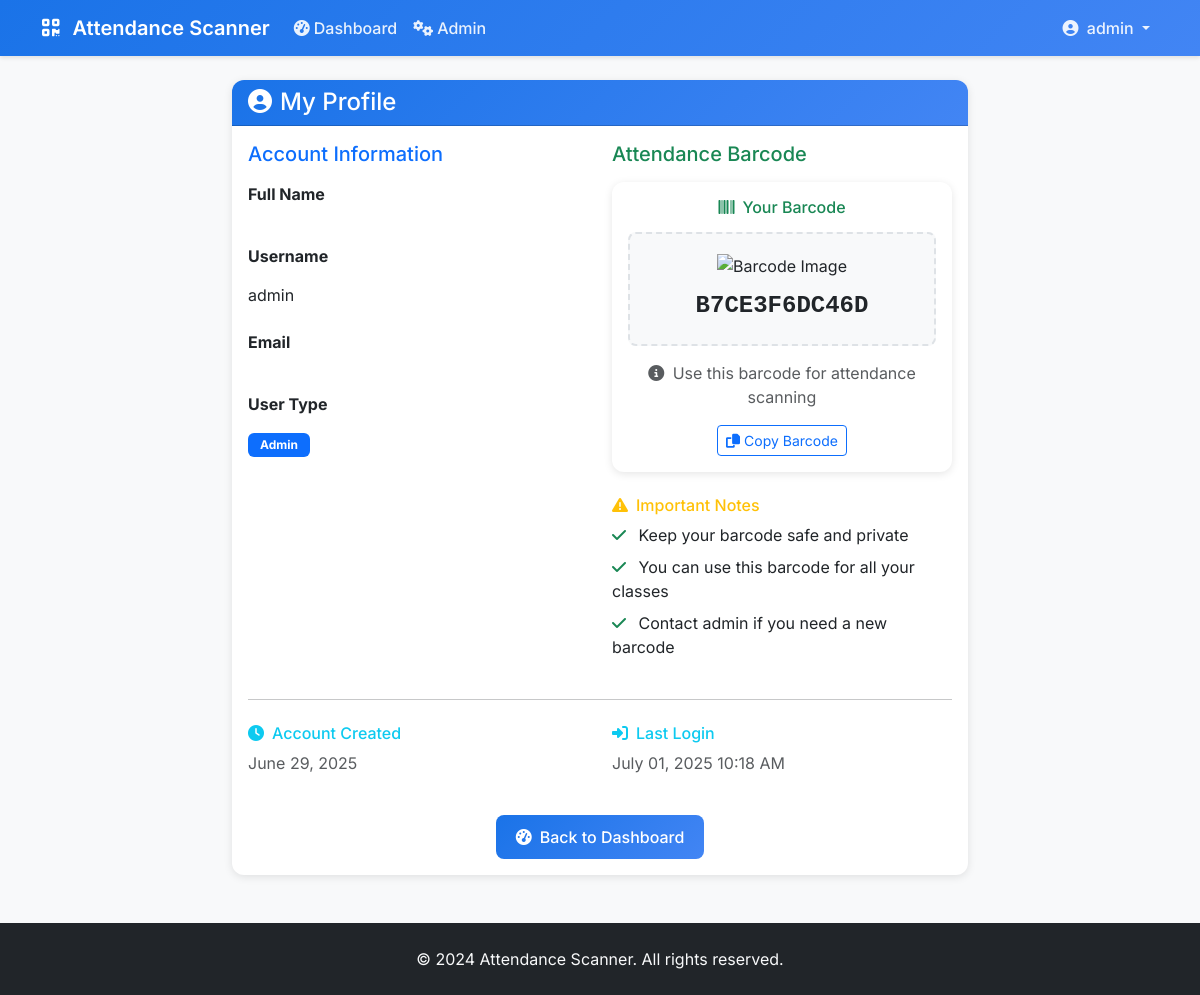
The app's page /profile/ (signed in), older data.
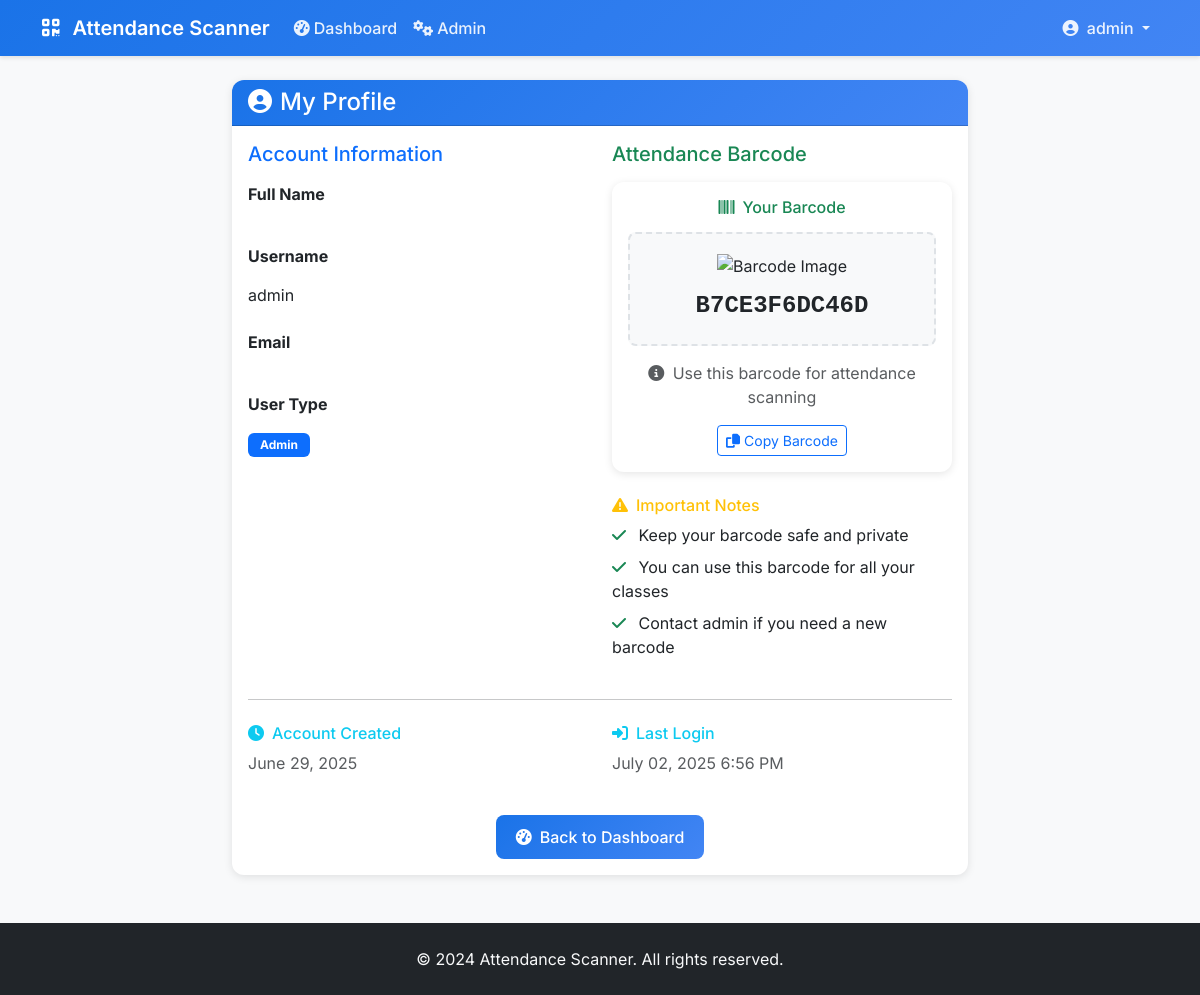
The same page, newer data.
### scanner/models.py (models this page shows, shortened)
class User(AbstractUser):
    USER_TYPES = (
        ('student', 'Student'),
        ('professor', 'Professor'),
        ('admin', 'Admin'),
    )
    user_type = models.CharField(max_length=10, choices=USER_TYPES, default='student')
    student_id = models.CharField(max_length=20, blank=True, null=True, unique=True)
    barcode = models.CharField(max_length=50, blank=True, null=True, unique=True)
    phone = models.CharField(max_length=15, blank=True, null=True)

### scanner/views.py (the view)
# urls.py: path('profile/', views.user_profile, name='user_profile'),
@login_required
def user_profile(request):
    return render(request, 'scanner/user_profile.html', {'user': request.user})

### scanner/templates/scanner/user_profile.html (shortened to what the changed rows need)
{% extends 'scanner/base.html' %}  {% block content %}
<div class="row justify-content-center">
  <div class="col-lg-8">
    <div class="card">
      <div class="card-body">
        <div class="row">
          <div class="col-md-6">
            <div class="mb-3">
              <label class="form-label fw-bold">Username</label>
              <p class="form-control-plaintext">{{ user.username }}</p>
            </div>
            <div class="mb-3">
              <p class="form-control-plaintext">
                <span class="badge bg-primary"
                  >{{ user.get_user_type_display }}</span
                >
              </p>
            </div>
          </div>
          <div class="col-md-6">
            <div class="text-center">
              <div class="card border-success">
                <div class="card-body">
                  <div class="barcode-display text-center">
                    <img
                      src="{% url 'barcode_image' %}"
                      alt="Barcode Image"
                      style="max-width: 100%; height: 80px; margin-bottom: 10px"
                    />
                    <br />
                    <code class="fs-4 fw-bold text-dark"
                      >{{ user.barcode }}</code
                    >
                  </div>
                </div>
              </div>
            </div>
          </div>
        </div>
        <div class="row">
          <div class="col-md-6">
            <h6 class="text-info">
              <i class="fas fa-clock me-2"></i>Account Created
            </h6>
            <p class="text-muted">{{ user.date_joined|date:"F d, Y" }}</p>
          </div>
          <div class="col-md-6">
            <h6 class="text-info">
              <i class="fas fa-sign-in-alt me-2"></i>Last Login
            </h6>
            <p class="text-muted">
              {{ user.last_login|date:"F d, Y g:i A"|default:"Never" }}
            </p>
          </div>
        </div>
      </div>
    </div>
  </div>
</div>
{% endblock %}

### scanner/templates/scanner/base.html (shortened to what this page needs)
<!DOCTYPE html>
<html lang="en">
  <head>
    <link
      href="https://cdn.jsdelivr.net/npm/bootstrap@5.3.0/dist/css/bootstrap.min.css"
      rel="stylesheet"
    />
    <link
      href="https://cdnjs.cloudflare.com/ajax/libs/font-awesome/6.4.0/css/all.min.css"
      rel="stylesheet"
    />
    {% load static %}
    <link href="{% static 'css/custom.css' %}" rel="stylesheet" />
  </head>
  <body>
    <nav class="navbar navbar-expand-lg navbar-dark">
      <div class="container">
        <a class="navbar-brand" href="{% url 'home' %}">
          <i class="fas fa-qrcode me-2"></i>
          Attendance Scanner
        </a>
        <div class="collapse navbar-collapse" id="navbarNav">
          <ul class="navbar-nav me-auto">
            {% if user.is_authenticated %}
            <li class="nav-item">
              <a class="nav-link" href="{% url 'dashboard' %}">
                <i class="fas fa-tachometer-alt me-1"></i>Dashboard
              </a>
            </li>
            {% if user.user_type == 'professor' %}
            <li class="nav-item">
              <a class="nav-link" href="{% url 'schedule_management' %}">
                <i class="fas fa-calendar-alt me-1"></i>Schedules
              </a>
            </li>
            {% elif user.user_type == 'admin' %}
            <li class="nav-item">
              <a class="nav-link" href="{% url 'admin_dashboard' %}">
                <i class="fas fa-cogs me-1"></i>Admin
              </a>
            </li>
            {% endif %} {% endif %}
          </ul>
          <ul class="navbar-nav">
            {% if user.is_authenticated %}
            <li class="nav-item dropdown">
              <a
                class="nav-link dropdown-toggle"
                href="#"
                id="navbarDropdown"
                role="button"
                data-bs-toggle="dropdown"
              >
                <i class="fas fa-user-circle me-1"></i>
                {{ user.get_full_name|default:user.username }}
              </a>
            </li>
            {% endif %}
          </ul>
        </div>
      </div>
    </nav>
    <main class="container my-4">{% block content %}{% endblock %}</main>
    <footer class="bg-dark text-light py-4 mt-5">
      <div class="container text-center">
        <p class="mb-0">&copy; 2024 Attendance Scanner. All rights reserved.</p>
      </div>
    </footer>
  </body>
</html>

Row changes from the older to the newer data that the page shows:
changed User "B7CE3F6DC46D": last_login "July 01, 2025 10:18 AM" → "July 02, 2025 6:56 PM"
